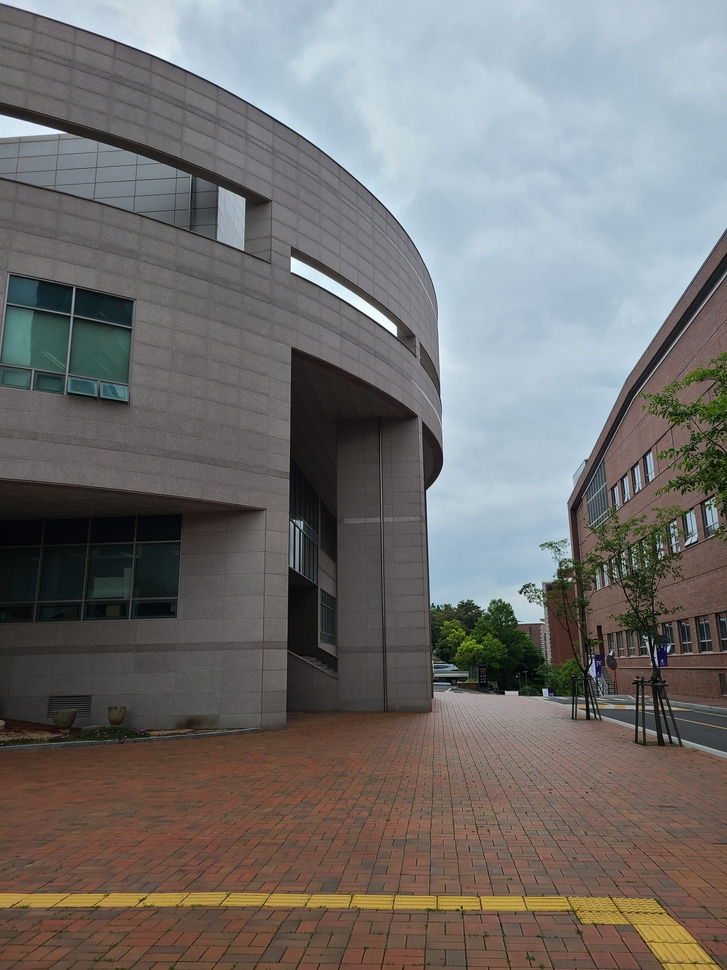
#> input picture Assignment_4/images/KakaoTalk_20230519_220312625.jpg, 727 x 970 px, shrunk from 3024 x 4032 before the run, found by its file name; its folder holds 4 pictures in this run
$ jupyter execute stitching_opencv.ipynb
#> lines starting #> are read from the running program, lines starting #| are printed output that depends on the picture
[cell 1]
import cv2
import os
import matplotlib.pyplot as plt

[cell 2]
# file list
path = 'C:\\Users\\Yeon\\Study\\Korea_U\\2023020916_A4\\images'
images = [file for file in os.listdir(path) if file.endswith("jpg")]
images

# load images
imgs = []
for name in images:
    img = cv2.imread(os.path.join(path, name))
#> img is the input picture: shape (970, 727, 3); mean B, G, R 111.3, 112.8, 114.8

    imgs.append(img)

[cell 3]
# create object
stitcher = cv2.Stitcher_create()

# image stitching
status, dst = stitcher.stitch(imgs)
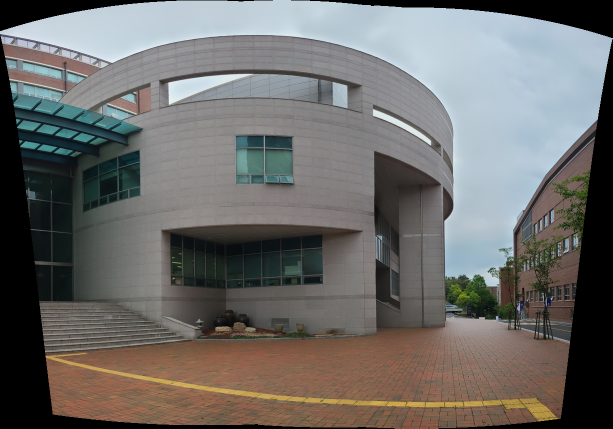
#> dst: shape (857, 1225, 3) (shown at 1/2 size); mean of channels 0, 1, 2 105, 107.4, 108.8; drawn as B, G, R

if status != cv2.Stitcher_OK:
    print('Stitch failed')
